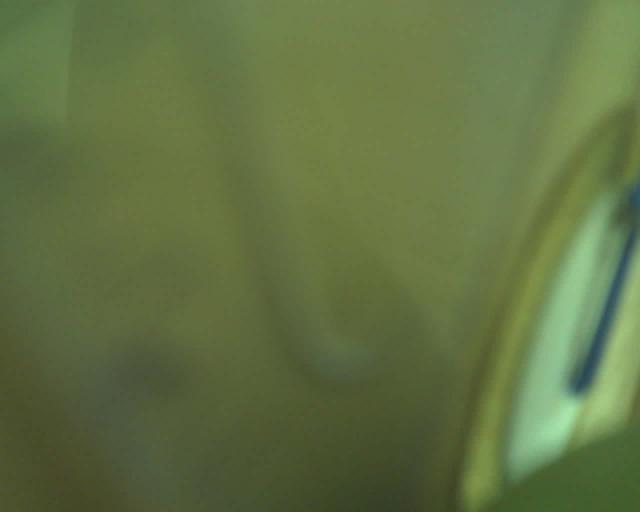
#> input picture data/captures/cap_20260904-101434/ambient.jpg, 1280 x 1024 px, found by its file name (shown at 1/2 size); the run also reads 1 picture not shown here
$ python final_pipeline.py ../data/captures/cap_20260904-101434/ambient.jpg
#> lines starting #> are read from the running program, lines starting #| are printed output that depends on the picture; after the words box and inside, x2 and y2 are one past the last pixel; in counts of white or black regions, pixels touching at a corner belong together
#!/usr/bin/env python3
"""Final production pipeline: notch0px unconditional + heal + 2.5σ ellipse + solidity branch.

Implements the exact 6-step pipeline:
1. Compute Sobel gradient magnitude on ΔY
2. Unconditional 0px Gradient Notch before CCL
3. Centre-Bias Connected Component Selection
4. Safe Constrained Healing (1-pass dilation inside raw_fg)
5. Shape Fitting & Metrics (solidity branch)
6. Perimeter Overflow Detection (2% edge buffer)
"""
import math, os, sys
import numpy as np
from PIL import Image
from scipy.ndimage import label, binary_fill_holes, binary_dilation, binary_erosion, sobel, generate_binary_structure

_TW, _TH = 320, 256
_CM_PX = 0.2
_DY_BG_MIN = 14
_CENTRE_FRAC = 0.10
_V_MIN = 0.08
_SIGMA = 40.0
_TBL_S_MIN = 0.25
_HUE_S_MIN = 0.30
_FG_MIN = 400
_FOVEAL_FG_MIN = 400
_H_LO, _H_HI = 20.0, 120.0
_H_BINS = 8
_VOL_MAX, _VOL_MIN = 500.0, 10.0
_FOVEAL_K = 2.8

# Foveal Center-Box hue extraction (simple, fool-proof)
# Central ROI around cx=160, cy=128: x [110..210], y [78..178]
# Only pixels with dY >= 14 and V >= 0.15 survive. Skin rejection: H [15..35], S <= 0.50.
# 10-bin histogram [20°..155°]. If valid pixels < 250 return None (fg=0).
# [48 lines left out: function foveal_center_box_hue, not called in this run]
_HEAL_PX = 1
_SOLIDITY_CONVEX_THRESH = 0.88
_OVFL_L, _OVFL_R, _OVFL_T, _OVFL_B = 0x01, 0x02, 0x04, 0x08

# ─── Conservative foveal center lock (Item 1) ──────────────────────
# The selected foreground blob MUST physically intersect this central box —
# width/height = 2*0.15*W, 2*0.15*H. If the chosen blob sits on a side and the
# centre crosshair is empty, we fail fast instead of guessing at a peripheral
# warm-coloured chair / hand. 0.15 of W=320 → 48 px, H=256 → 38 px, generous
# enough to admit a centred mango while rejecting off-centre mis-aims.
_FOVEAL_LOCK_FRAC = 0.15

# ─── Conservative skin gate (Item 2a) ───────────────────────────────
# Strip human-skin pixels from the hue histogram. Skin band: H 15–35°, S ≤ 0.55
# (fingers are moderate S), V ≥ 0.20 (avoid mistaking dark shadow for skin).
_SKIN_HUE_MIN, _SKIN_HUE_MAX = 15.0, 35.0
_SKIN_S_MAX, _SKIN_V_MIN     = 0.55, 0.20

# ─── Foveal core sampling (Item 2b) ────────────────────────────────
# Extract the final hue histogram from the central 70% erosion of the mask
# (one morphological erosion pass: 1-px diamond), cutting off edge boundaries
# where background and fingers blend with fruit skin.
_FOVEAL_CORE_FRAC   = 0.70
_BBOX_BOTTOM_STRIP  = 0.30   # bottom 30% of bbox gets the strict skin gate


def _load(p):
    return np.asarray(Image.open(p).convert("RGB").resize((_TW, _TH), Image.BILINEAR), dtype=np.uint8)
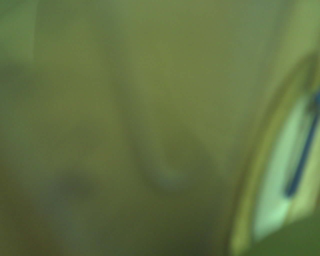
#> returned value: shape (256, 320, 3); mean of channels 0, 1, 2 97.5, 113.5, 67.4; drawn as R, G, B


# [62 lines left out: functions _hsv, _centre_bias_select, _ell_crop, _overflow, not called in this run]


def _bbox_str(mask):
    ys, xs = np.where(mask)
    return "—" if len(xs)==0 else f"{int(xs.max()-xs.min()+1)}×{int(ys.max()-ys.min()+1)}"


def _solidity(mask):
    hull = binary_fill_holes(mask)
    return float(mask.sum())/float(hull.sum()) if hull.sum()>0 else 0.0


# [73 lines left out: functions _vol_ellipse, _vol_bbox, _hue, _overflow_str, not called in this run]


def _segment(amb, f1, W=_TW, H=_TH):
    """Canonical 6-step segmentation of one burst (ambient + flash #1 only).

    Single source of truth for the on-host mirror (ms_tool.compute_local_report)
    and the firmware burst path. Returns a dict with the final mask + metrics,
    or None when no foreground survives.
    """
#> called with W = 320, H = 256
    # ΔY map from flash #1 only (canonical reference; flash2 is unused here).
    f1i, ai = f1.astype(np.int32), amb.astype(np.int32)
    dY = np.clip(0.299*(f1i[...,0]-ai[...,0])+0.587*(f1i[...,1]-ai[...,1])+0.114*(f1i[...,2]-ai[...,2]), 0, 255).astype(np.uint8)
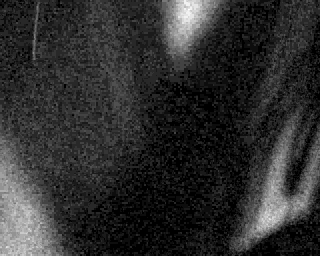
#> dY: shape (256, 320); min 0, max 19, mean 3.46; drawn with min black and max white

    # ── Foveal threshold (adaptive ΔY/V) ──
    cx, cy = W//2, H//2
    rw, rh = int(W*_CENTRE_FRAC), int(H*_CENTRE_FRAC)
    sv = f1[cy-rh:cy+rh, cx-rw:cx+rw].astype(float).max(axis=-1)/255.0
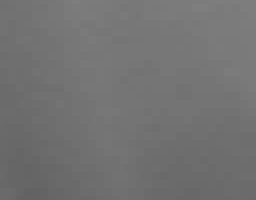
#> sv: shape (50, 64) float64 (shown 4 times larger); min 0.384, max 0.494, mean 0.447
    vmin = max(_V_MIN, float(np.percentile(sv, 10)))
#> vmin = 0.416
    fv = f1.astype(float).max(axis=-1)/255.0
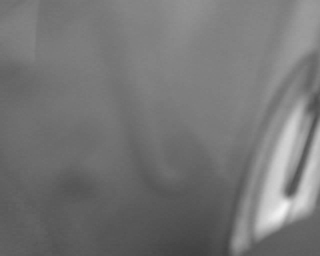
#> fv: shape (256, 320) float64; min 0.255, max 0.957, mean 0.46
    sp = dY[cy-rh:cy+rh, cx-rw:cx+rw]
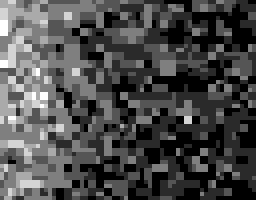
#> sp: shape (50, 64) (shown 4 times larger); min 0, max 6, mean 1.78; drawn with min black and max white
    dy_thresh = max(_DY_BG_MIN, int(np.percentile(sp, 25)))
#> dy_thresh = 14
    raw_fg = (dY >= dy_thresh) & (fv >= vmin)
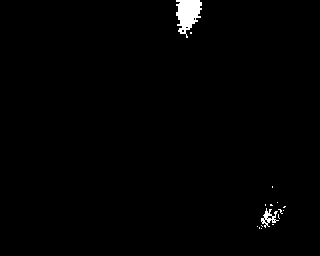
#> raw_fg: shape (256, 320) bool; 0.98% white; 16 white regions (14 under 20 px), largest, box (x1, y1, x2, y2) and area: (176, 0, 202, 38) 619, (261, 208, 279, 228) 138

    # ── Strict foveal fail-fast (Item 2, 2026-09-05) ──
    # The central foveal box must itself yield a confident fruit-like foreground.
    # A blob pinned to a frame edge / washed to the sensor border reads 0-140
    # foveal px and returns no-fg rather than being guessed at; live centred
    # captures sit at 1095-2407 px. The 400 floor is ≥2σ from both populations,
    # so it is not a hair-trigger threshold. Mirrors firmware MS_FOVEAL_FG_MIN.
    if int(raw_fg[cy-rh:cy+rh, cx-rw:cx+rw].sum()) < _FOVEAL_FG_MIN:
        return None

    if raw_fg.sum() < _FG_MIN:
        return None

    # ── Step 1: Sobel gradient magnitude on ΔY ──
    gx = sobel(dY.astype(np.float64), axis=1)
    gy = sobel(dY.astype(np.float64), axis=0)
    gmag = np.sqrt(gx**2 + gy**2)

    # Foveal-adaptive gradient threshold
    foveal_gmag = gmag[cy-rh:cy+rh, cx-rw:cx+rw]
    mu_fov = float(foveal_gmag.mean())
    sigma_fov = float(foveal_gmag.std())
    t_grad = mu_fov + _FOVEAL_K * sigma_fov

    # ── Step 2: Unconditional 0px Gradient Notch before CCL ──
    grad_edges = gmag > t_grad
    ccl_input = raw_fg.copy()
    ccl_input[grad_edges] = 0

    # Safety: if notch removes >80% of fg, fall back to raw_fg
    notch_fg = int(ccl_input.sum())
    removal_frac = 1.0 - notch_fg / int(raw_fg.sum())
    if notch_fg < _FG_MIN or removal_frac > 0.80:
        ccl_input = raw_fg.copy()
        notch_applied = False
    else:
        notch_applied = True

    # ── Step 3: Centre-Bias Connected Component Selection ──
    core, rejected = _centre_bias_select(ccl_input, W, H)
    core_count = int(core.sum())

    # ── Strict Foveal Center Lock (Item 1) ─────────────────────────
    # The chosen blob MUST physically intersect the central fovea box
    # (cx ± 0.15*W, cy ± 0.15*H). If the centre crosshair is empty, the
    # detected region is a peripheral table / hand / chair and the system
    # must fail fast — never guess at off-centre blobs.
    cyx, cyy = W // 2, H // 2
    fxh = int(_FOVEAL_LOCK_FRAC * W)   # half-width  (48 px at 320)
    fyh = int(_FOVEAL_LOCK_FRAC * H)   # half-height (38 px at 256)
    foveal_box_x0, foveal_box_y0 = max(0, cyx - fxh), max(0, cyy - fyh)
    foveal_box_x1, foveal_box_y1 = min(W, cyx + fxh), min(H, cyy + fyh)
    if core_count > 0:
        ys_c, xs_c = np.where(core)
        hits = ((xs_c >= foveal_box_x0) & (xs_c < foveal_box_x1) &
                (ys_c >= foveal_box_y0) & (ys_c < foveal_box_y1)).any()
        if not hits:
            return None

    # Texture gate on the SELECTED blob (not the raw ΔY mask): neutral flash
    # glare off a glossy table / white wall is low-S even when — e.g. a dark
    # room — raw ΔY over-selects. Mirrors the firmware's blob-based
    # TABLE_MIN_MEAN_S check, evaluated before the opposite-border gate.
    if core_count >= _FG_MIN:
        _, ss, _ = _hsv(f1[..., 0], f1[..., 1], f1[..., 2])
        if ss[core].mean() < _TBL_S_MIN:
            return None

    if core_count < _FG_MIN:
        return None

    # ── Step 4: Safe Constrained Healing (1-pass dilation inside raw_fg) ──
    struct3 = generate_binary_structure(2, 2)
    healed = binary_dilation(core, structure=struct3, iterations=_HEAL_PX) & raw_fg
    healed = healed & ~rejected
    # Re-select largest connected component after healing
    hlab, hnb = label(healed)
    if hnb > 0:
        hsz = np.bincount(hlab.ravel())[1:]
        healed = hlab == (hsz.argmax()+1)
    if int(healed.sum()) < _FG_MIN:
        healed = core

    # ── Step 5: Shape Fitting & Metrics ──
    solid = _solidity(healed)
    if solid >= _SOLIDITY_CONVEX_THRESH:
        # Convex: 2.5σ covariance ellipse
        final, emaj_px, emin_px, ecx, ecy = _ell_crop(healed, sigma=2.5)
        branch = "convex→ellipse"
    else:
        # Concave: medial axis tube (dilate 1px constrained to raw_fg)
        final = binary_dilation(healed, structure=generate_binary_structure(2, 1)) & raw_fg
        flab, fnb = label(final)
        if fnb > 0:
            fsz = np.bincount(flab.ravel())[1:]
            final = flab == (fsz.argmax()+1)
        # Fit ellipse on the dilated result for volume
        _, emaj_px, emin_px, ecx, ecy = _ell_crop(final, sigma=2.5)
        branch = "concave→tube"

    # ── Step 6: Perimeter Overflow Detection (2% edge buffer) ──
    ovf = _overflow(final, W, H)

    # Opposite-border glare rejection: wall/table flash glare sweeps the whole
    # sensor (a blob touching BOTH Top+Bottom, or BOTH Left+Right, frame edges).
    # No real fruit can span opposing boundaries, so this structurally separates
    # the empty dark-room floods from valid captures (not a threshold).
    if (ovf & (_OVFL_T | _OVFL_B)) == (_OVFL_T | _OVFL_B) or \
       (ovf & (_OVFL_L | _OVFL_R)) == (_OVFL_L | _OVFL_R):
        return None

    # ── Foveal core sampling (Item 2b) ─────────────────────────────
    # Central 70% erosion: one morphological erosion pass with a 1-px diamond
    # discards the mask's outer boundary where background / fingers blend with
    # fruit skin. The interior is the trustworthy hue-report region.
    foveal_core = binary_erosion(
        final, structure=generate_binary_structure(2, 1), iterations=1
    ) if int(final.sum()) >= 9 else np.zeros_like(final)
    if int(foveal_core.sum()) < _FG_MIN:
        # Mask is too thin to erode further without losing it entirely — fall
        # back to the full mask so we still get a hue readout for small fruit.
        foveal_core = final.copy()

    return {
        "mask": final,
        "foveal_core": foveal_core,
        "fv": fv,
        "vmin": vmin,
        "dy_thresh": dy_thresh,
        "solid": solid,
        "emaj_px": emaj_px,
        "emin_px": emin_px,
        "ecx": ecx,
        "ecy": ecy,
        "branch": branch,
        "ovf": ovf,
        "core_count": core_count,
        "notch_applied": notch_applied,
        "removal_frac": removal_frac,
        "t_grad": t_grad,
    }


def run(bd):
    amb = _load(f"{bd}/ambient.jpg")
    f1 = _load(f"{bd}/flash.jpg")
    H, W = _TH, _TW
    s = _segment(amb, f1, W, H)
    if s is None:
        return None

    final, ovf = s["mask"], s["ovf"]
    foveal_core = s.get("foveal_core", final)
    emaj_px, emin_px = s["emaj_px"], s["emin_px"]
    notch_applied, removal_frac, t_grad = s["notch_applied"], s["removal_frac"], s["t_grad"]

    # Volume: ellipse if no overflow, else clamped
    if ovf == 0 and emaj_px > 0 and emin_px > 0:
        vol = _vol_ellipse(min(emaj_px, emin_px), max(emaj_px, emin_px), _CM_PX)
    else:
        vol = _VOL_MAX if ovf != 0 else _vol_bbox(final)

    fg = int(final.sum())
    hist = _hue(final, f1, s["fv"], s["vmin"], foveal_core)

    return {
        "fg": fg,
        "bbox": _bbox_str(final),
        "ovf": ovf,
        "ovf_edges": _overflow_str(ovf),
        "solid": round(s["solid"], 4),
        "emaj": round(emaj_px, 1),
        "emin": round(emin_px, 1),
        "branch": s["branch"],
        "vol": round(vol, 1),
        "dom": int(hist.argmax()),
        "notch_applied": notch_applied,
        "removal_pct": round(removal_frac*100, 1),
        "t_grad": round(t_grad, 1),
    }


def main():
    bundles = sys.argv[1:] or [
        "data/captures/cap_20260904-110101",
        "data/captures/cap_20260904-112221",
        "data/captures/cap_20260904-112332",
        "data/captures/cap_20260904-105652",
    ]
    for bd in bundles:
        name = os.path.basename(bd)
        r = run(bd)
        if r is None:
            print(f"\n{name}: (no fg)\n{'─'*76}")
            continue
        print(f"\n{'='*76}")
        print(f"  {name}")
        print(f"  fg={r['fg']}  bbox={r['bbox']}  ovf={r['ovf']:#06x} ({r['ovf_edges']})")
        print(f"  solidity={r['solid']}  branch={r['branch']}")
        print(f"  ellipse: major={r['emaj']}px  minor={r['emin']}px")
        print(f"  volume={r['vol']} cm³  dominant_bin={r['dom']}")
        print(f"  notch={r['notch_applied']}  removed={r['removal_pct']}%  T_grad={r['t_grad']}")
        print(f"{'─'*76}")


if __name__ == "__main__":
    main()
